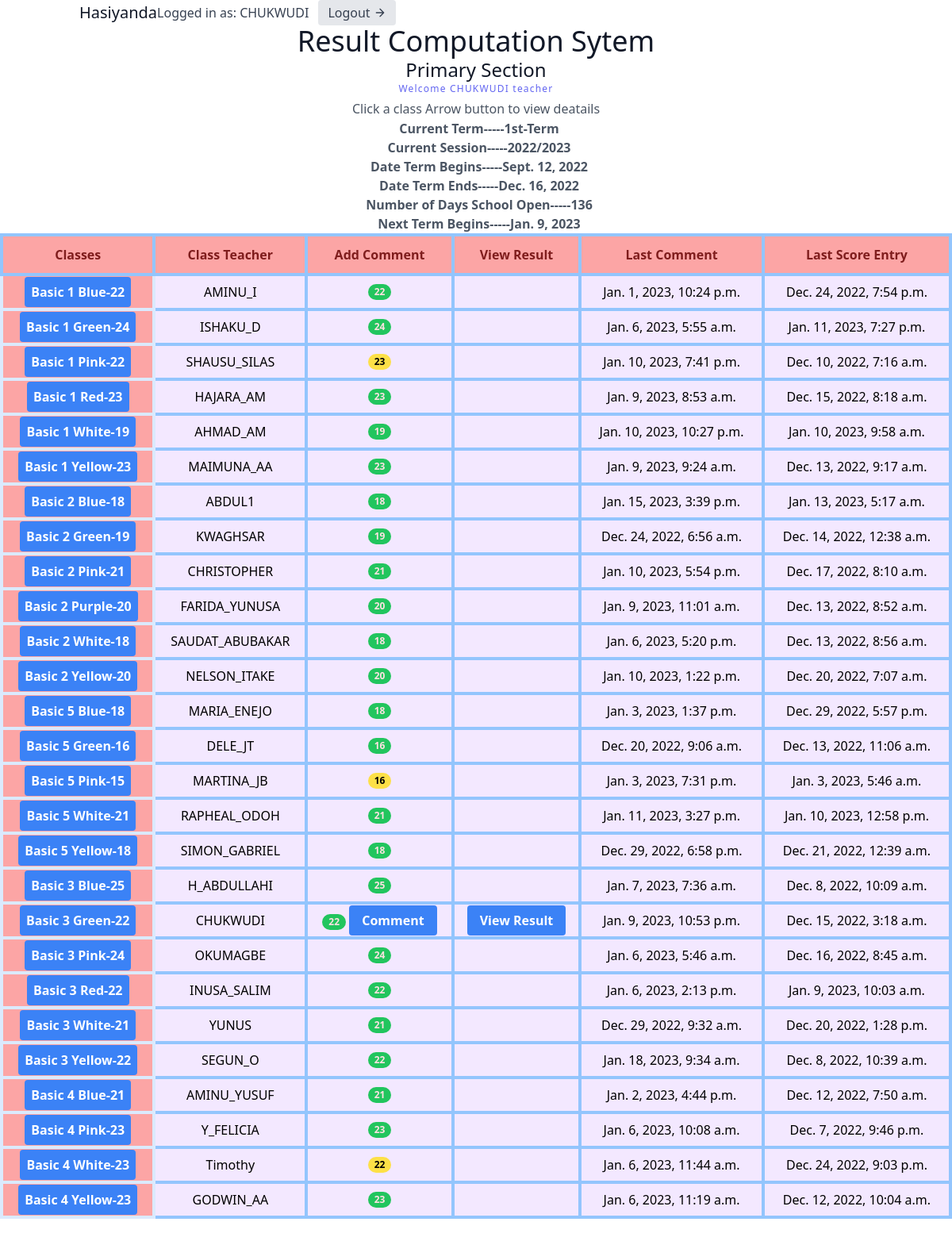
The app's page /classList/ (signed in) with its own data.
### users/models.py (models this page shows, shortened)
class User(AbstractUser):
    class Role(models.TextChoices):
        ADMIN = 'admin'
        TEACHER = 'teacher'
        STUDENT = 'student'
    base_role = Role.TEACHER
    role = models.CharField(max_length=10, choices= Role.choices , null=True, blank=True)
    section = models.ForeignKey('result.section', on_delete=models.SET_NULL, null=True , blank=True)
    class Meta:
        db_table = 'auth_user'
    def __str__(self):
        return self.username

### result/models.py (models this page shows, shortened)
class section(models.Model):
    sectionName = models.CharField(max_length=100 , unique=True)
    def __str__(self):
        return self.sectionName

class setting(models.Model):
    announcement = models.CharField(max_length=100,null=True)
    announcement_date = models.DateField(auto_now_add=False,null=True)
    news = models.CharField(max_length=100,null=True)
    current_Term = models.CharField(max_length=100,choices=term_choices,null=True)
    current_Session = models.CharField(max_length=100,null=True)
    date_Term_Begin = models.DateField(auto_now_add=False,null=True)
    date_Term_End = models.DateField(auto_now_add=False,null=True)
    number_of_days_school_open = models.IntegerField(null=True)
    next_term_begins = models.DateField(auto_now_add=False,null=True)

class classArmTeacher(models.Model):
    className = models.ForeignKey(all_class, on_delete=models.CASCADE, null=True)
    classArm = models.ForeignKey(classArm, related_name='classArm', on_delete=models.CASCADE, null=True)
    classTeacher = models.ForeignKey(User, on_delete=models.SET_NULL, null=True)
    date = models.DateTimeField(auto_now_add=True)
    class Meta:
        ordering = ['className']

class all_class(models.Model):
    className = models.CharField(max_length=100 , unique=True)
    section = models.ForeignKey(section, on_delete=models.CASCADE, null=True)
    complete = models.BooleanField(default=False)
    date = models.DateTimeField(auto_now_add=True)
    def __str__(self):
        return self.className
    class Meta:
        ordering = ['className']

class classArm(models.Model):
    armName = models.CharField(max_length=100 , unique=True)
    def __str__(self):
        return self.armName
    class Meta:
        ordering = ['armName']

### result/views.py (the view, shortened to what this page needs)
# urls.py: path('classList/', classList.as_view(), name='classList'),
class classList(ListView):
    model = classArmTeacher
    template_name = 'result/classList.html'
    def get_context_data(self, **kwargs):
        context = super(classList, self).get_context_data(**kwargs)
        context['user'] = self.request.user
        context['setting'] = setting.objects.all()
        context['settingForm'] = settingForm()
        if self.request.user.is_staff:
            context["btn"] = "Edit Termlly Settings"
            context['all_class'] = classArmTeacher.objects.annotate(
                commentCount = Count('comment__student__id', distinct=True),
                student_in_assessment = Count('assessment__student__id', distinct=True),
                latestCommentdate = Max('comment__date'),
                latestAssessmentdate = Max('assessment__date')
                )
        else:
            context['all_class'] = classArmTeacher.objects.filter(className__section__sectionName = self.request.user.section).annotate(
                commentCount = Count('comment__id', distinct=True),
                student_in_assessment = Count('assessment__student__id', distinct=True),
                latestCommentdate = Max('comment__date'),
                latestAssessmentdate = Max('assessment__date')
            )
        return context

### result/templates/result/classList.html (shortened to what this page needs)
<script src="https://cdn.tailwindcss.com"></script>
<link rel="stylesheet" href="https://cdn.tailgrids.com/tailgrids-fallback.css" />
{% include 'navbar.html' %}
<section class="text-gray-600 body-font">
   <div class="container px-5  mx-auto">
     <div class="flex flex-col text-center w-full">
       <h1 class="sm:text-4xl text-3xl font-medium title-font text-gray-900">Result Computation Sytem</h1>
       <h2 class="sm:text-2xl text-2xl font-small title-font text-gray-900">{{ user.section }} Section</h2>
       <h2 class="text-xs text-indigo-500 tracking-widest font-medium title-font mb-1">Welcome {{user.username}} {{user.role}}</h2>
       <p class=" mx-auto leading-relaxed text-base">Click a class Arrow button to view deatails</p>
        {% if setting.count > 0 %}
              <h4 class="font-bold pl-2">
                  Current Term-----{{setting.0.current_Term}}<br>
                  Current Session-----{{setting.0.current_Session}}<br>
                  Date Term Begins-----{{setting.0.date_Term_Begin}}<br>
                  Date Term Ends-----{{setting.0.date_Term_End}}<br>
                  Number of Days School Open-----{{setting.0.number_of_days_school_open}}<br>
                  Next Term Begins-----{{setting.0.next_term_begins}}<br>
              </h4>
        {% endif %}
      </div>
   </div>
   <div class="flex flex-col h-screen">
    <div class="flex-grow overflow-auto">
      <table class="relative w-full border">
        <thead>
          <tr>
            <th class="sticky top-0 border-4 border-blue-300  py-3 text-red-900 bg-red-300">Classes</th>
            <th class="sticky top-0 border-4 border-blue-300  py-3 text-red-900 bg-red-300">Class Teacher</th>
            <th class="sticky top-0 border-4 border-blue-300  py-3 text-red-900 bg-red-300">Add Comment</th>
            <th class="sticky top-0 border-4 border-blue-300  py-3 text-red-900 bg-red-300">View Result</th>
            <th class="sticky top-0 border-4 border-blue-300  py-3 text-red-900 bg-red-300 whitespace-nowrap">Last Comment</th>
            <th class="sticky top-0 border-4 border-blue-300  py-3 text-red-900 bg-red-300 whitespace-nowrap">Last Score Entry</th>
          </tr>
        </thead>
        <tbody class="divide-y bg-purple-100">
          <tr>
            {% for class in all_class %}
            <td class="border-4 border-blue-100  bg-red-300  text-center sticky left-0 ">
              <button class="bg-blue-500 hover:bg-blue-700 text-white font-bold py-2 px-2 rounded">
                <a href="{% url 'result:classDetails' class.id %}">
                  {{ class.className }} {{ class.classArm }}-{{class.student_in_assessment}}
                </a>
              </button>
            </td>
            <td class="border-4 border-blue-300    text-center">{{ class.classTeacher }}</td>
            <td class="border-4 border-blue-300    text-center">
              {%if class.commentCount == class.student_in_assessment %}
                <span class="inline-flex items-center justify-center px-2 py-1 text-xs font-bold leading-none text-red-100 bg-green-500 rounded-full">{{class.commentCount}}</span>
               {% elif class.commentCount > 0 %}
               <span class="inline-flex items-center justify-center px-2 py-1 text-xs font-bold leading-none text-black-100 bg-yellow-300 rounded-full">{{class.commentCount}}</span>
                {%else%}
                <span class="inline-flex items-center justify-center px-2 py-1 text-xs font-bold leading-none text-red-100 bg-red-500 rounded-full">{{class.commentCount}}</span>
               {%endif%}
            {% if class.classTeacher == request.user  or request.user.is_staff %}
              <button class="bg-blue-500 hover:bg-blue-700 text-white font-bold py-2 px-4 rounded">
              <a href="{% url 'result:addComment' class.id %}">Comment </a>
              </button>
            {% endif %}
            </td>
            <td class="border-4 border-blue-300    text-center">
            {% if class.classTeacher == request.user or request.user.is_staff %}
             <button class="bg-blue-500 hover:bg-blue-700 text-white font-bold py-2 px-4 rounded">
              <a href="{% url 'result:examResult' class.id %}">View Result</a>
              </button>
            {% endif %}
            </td>
            <td class="border-4 border-blue-300 text-center  ">
              {{ class.latestCommentdate }}
            </td>
            <td class="border-4 border-blue-300 text-center ">
              {{ class.latestAssessmentdate }}
            </td>
          </tr>
          {% endfor %}
        </tbody>
      </table>
    </div>
  </div>
 </section>

### templates/navbar.html (shortened to what this page needs)
<header class="text-gray-700 body-font">
<link rel="stylesheet" href="https://cdnjs.cloudflare.com/ajax/libs/animate.css/3.5.2/animate.min.css">
    <div class="container mx-auto flex flex-wrap flex-col md:flex-row items-center">
      <a href="" class="flex title-font font-medium items-center text-gray-900 mb-4 md:mb-0">
        <span class="ml-3 text-xl">Hasiyanda</span>
      </a>
      {% if request.user.is_authenticated %}
        Logged in as: {{ request.user.username }}
        <a href="{% url 'result:logoutUser'  %}" class="ml-3 inline-flex items-center bg-gray-200 border-0 py-1 px-3 focus:outline-none hover:bg-gray-300 rounded text-base mt-4 md:mt-0">
          Logout
            <svg fill="none" stroke="currentColor" stroke-linecap="round" stroke-linejoin="round" stroke-width="2" class="w-4 h-4 ml-1" viewBox="0 0 24 24">
                <path d="M5 12h14M12 5l7 7-7 7"></path>
            </svg>
        </a>
      {% endif %}
    </div>
</header>

### records on screen
setting: current_Term "1st-Term", current_Session "2022/2023", date_Term_Begin "Sept. 12, 2022", date_Term_End "Dec. 16, 2022", number_of_days_school_open "136", next_term_begins "Jan. 9, 2023"
classArmTeacher: className "Basic 1", classArm "Blue", student_in_assessment "22", classTeacher "AMINU_I", commentCount "22", latestCommentdate "Jan. 1, 2023, 10:24 p.m.", latestAssessmentdate "Dec. 24, 2022, 7:54 p.m."
classArmTeacher: className "Basic 1", classArm "Green", student_in_assessment "24", classTeacher "ISHAKU_D", commentCount "24", latestCommentdate "Jan. 6, 2023, 5:55 a.m.", latestAssessmentdate "Jan. 11, 2023, 7:27 p.m."
classArmTeacher: className "Basic 1", classArm "Pink", student_in_assessment "22", classTeacher "SHAUSU_SILAS", commentCount "23", latestCommentdate "Jan. 10, 2023, 7:41 p.m.", latestAssessmentdate "Dec. 10, 2022, 7:16 a.m."
classArmTeacher: className "Basic 1", classArm "Red", student_in_assessment "23", classTeacher "HAJARA_AM", commentCount "23", latestCommentdate "Jan. 9, 2023, 8:53 a.m.", latestAssessmentdate "Dec. 15, 2022, 8:18 a.m."
classArmTeacher: className "Basic 1", classArm "White", student_in_assessment "19", classTeacher "AHMAD_AM", commentCount "19", latestCommentdate "Jan. 10, 2023, 10:27 p.m.", latestAssessmentdate "Jan. 10, 2023, 9:58 a.m."
classArmTeacher: className "Basic 1", classArm "Yellow", student_in_assessment "23", classTeacher "MAIMUNA_AA", commentCount "23", latestCommentdate "Jan. 9, 2023, 9:24 a.m.", latestAssessmentdate "Dec. 13, 2022, 9:17 a.m."
classArmTeacher: className "Basic 2", classArm "Blue", student_in_assessment "18", classTeacher "ABDUL1", commentCount "18", latestCommentdate "Jan. 15, 2023, 3:39 p.m.", latestAssessmentdate "Jan. 13, 2023, 5:17 a.m."
classArmTeacher: className "Basic 2", classArm "Green", student_in_assessment "19", classTeacher "KWAGHSAR", commentCount "19", latestCommentdate "Dec. 24, 2022, 6:56 a.m.", latestAssessmentdate "Dec. 14, 2022, 12:38 a.m."
classArmTeacher: className "Basic 2", classArm "Pink", student_in_assessment "21", classTeacher "CHRISTOPHER", commentCount "21", latestCommentdate "Jan. 10, 2023, 5:54 p.m.", latestAssessmentdate "Dec. 17, 2022, 8:10 a.m."
classArmTeacher: className "Basic 2", classArm "Purple", student_in_assessment "20", classTeacher "FARIDA_YUNUSA", commentCount "20", latestCommentdate "Jan. 9, 2023, 11:01 a.m.", latestAssessmentdate "Dec. 13, 2022, 8:52 a.m."
classArmTeacher: className "Basic 2", classArm "White", student_in_assessment "18", classTeacher "SAUDAT_ABUBAKAR", commentCount "18", latestCommentdate "Jan. 6, 2023, 5:20 p.m.", latestAssessmentdate "Dec. 13, 2022, 8:56 a.m."
classArmTeacher: className "Basic 2", classArm "Yellow", student_in_assessment "20", classTeacher "NELSON_ITAKE", commentCount "20", latestCommentdate "Jan. 10, 2023, 1:22 p.m.", latestAssessmentdate "Dec. 20, 2022, 7:07 a.m."
classArmTeacher: className "Basic 5", classArm "Blue", student_in_assessment "18", classTeacher "MARIA_ENEJO", commentCount "18", latestCommentdate "Jan. 3, 2023, 1:37 p.m.", latestAssessmentdate "Dec. 29, 2022, 5:57 p.m."
classArmTeacher: className "Basic 5", classArm "Green", student_in_assessment "16", classTeacher "DELE_JT", commentCount "16", latestCommentdate "Dec. 20, 2022, 9:06 a.m.", latestAssessmentdate "Dec. 13, 2022, 11:06 a.m."
classArmTeacher: className "Basic 5", classArm "Pink", student_in_assessment "15", classTeacher "MARTINA_JB", commentCount "16", latestCommentdate "Jan. 3, 2023, 7:31 p.m.", latestAssessmentdate "Jan. 3, 2023, 5:46 a.m."
classArmTeacher: className "Basic 5", classArm "White", student_in_assessment "21", classTeacher "RAPHEAL_ODOH", commentCount "21", latestCommentdate "Jan. 11, 2023, 3:27 p.m.", latestAssessmentdate "Jan. 10, 2023, 12:58 p.m."
classArmTeacher: className "Basic 5", classArm "Yellow", student_in_assessment "18", classTeacher "SIMON_GABRIEL", commentCount "18", latestCommentdate "Dec. 29, 2022, 6:58 p.m.", latestAssessmentdate "Dec. 21, 2022, 12:39 a.m."
classArmTeacher: className "Basic 3", classArm "Blue", student_in_assessment "25", classTeacher "H_ABDULLAHI", commentCount "25", latestCommentdate "Jan. 7, 2023, 7:36 a.m.", latestAssessmentdate "Dec. 8, 2022, 10:09 a.m."
classArmTeacher: className "Basic 3", classArm "Green", student_in_assessment "22", classTeacher "CHUKWUDI", commentCount "22", shows "Comment", shows "View Result", latestCommentdate "Jan. 9, 2023, 10:53 p.m.", latestAssessmentdate "Dec. 15, 2022, 3:18 a.m."
classArmTeacher: className "Basic 3", classArm "Pink", student_in_assessment "24", classTeacher "OKUMAGBE", commentCount "24", latestCommentdate "Jan. 6, 2023, 5:46 a.m.", latestAssessmentdate "Dec. 16, 2022, 8:45 a.m."
classArmTeacher: className "Basic 3", classArm "Red", student_in_assessment "22", classTeacher "INUSA_SALIM", commentCount "22", latestCommentdate "Jan. 6, 2023, 2:13 p.m.", latestAssessmentdate "Jan. 9, 2023, 10:03 a.m."
classArmTeacher: className "Basic 3", classArm "White", student_in_assessment "21", classTeacher "YUNUS", commentCount "21", latestCommentdate "Dec. 29, 2022, 9:32 a.m.", latestAssessmentdate "Dec. 20, 2022, 1:28 p.m."
classArmTeacher: className "Basic 3", classArm "Yellow", student_in_assessment "22", classTeacher "SEGUN_O", commentCount "22", latestCommentdate "Jan. 18, 2023, 9:34 a.m.", latestAssessmentdate "Dec. 8, 2022, 10:39 a.m."
classArmTeacher: className "Basic 4", classArm "Blue", student_in_assessment "21", classTeacher "AMINU_YUSUF", commentCount "21", latestCommentdate "Jan. 2, 2023, 4:44 p.m.", latestAssessmentdate "Dec. 12, 2022, 7:50 a.m."
classArmTeacher: className "Basic 4", classArm "Pink", student_in_assessment "23", classTeacher "Y_FELICIA", commentCount "23", latestCommentdate "Jan. 6, 2023, 10:08 a.m.", latestAssessmentdate "Dec. 7, 2022, 9:46 p.m."
classArmTeacher: className "Basic 4", classArm "White", student_in_assessment "23", classTeacher "Timothy", commentCount "22", latestCommentdate "Jan. 6, 2023, 11:44 a.m.", latestAssessmentdate "Dec. 24, 2022, 9:03 p.m."
classArmTeacher: className "Basic 4", classArm "Yellow", student_in_assessment "23", classTeacher "GODWIN_AA", commentCount "23", latestCommentdate "Jan. 6, 2023, 11:19 a.m.", latestAssessmentdate "Dec. 12, 2022, 10:04 a.m."

### other values on screen
{{ request.user.username }} "CHUKWUDI"
{{ user.section }} "Primary"
{{ user.username }} "CHUKWUDI"
{{ user.role }} "teacher"
